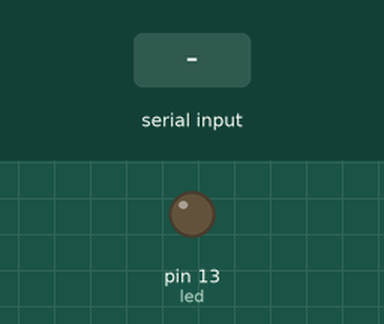
This sketch was run on a simulated Arduino Uno, built with avr-gcc and run on an emulated ATmega328P. Parts: output pins drawn as LEDs (lit = HIGH). Inputs (shaded band) come from the test bench.

Above: at 1.2 s.
1.3 s: byte 30 received over Serial
At 1.7 s:
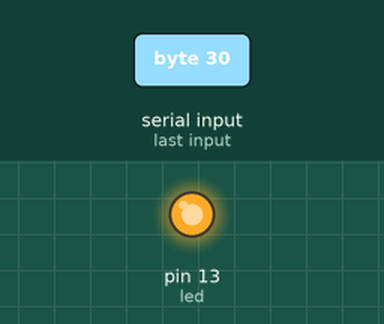
Timing chart, 0 to 4.3 s (numbered marks = the images above; inputs shaded):
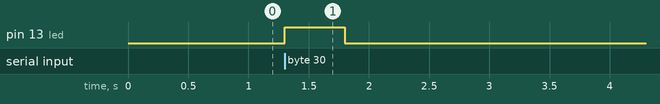

Measured:
- after the input at 1.3 s, pin 13 (led): LOW → HIGH at once, → LOW 0.50 s later

The sketch:

sketch_apr16a.ino
```cpp
//Arduino UNO XBee Test Code
int led = 13;
int temp = 0;

void setup() {
  Serial.begin(9600);
  pinMode(led, OUTPUT);
}

void loop() {
  if (Serial.available() > 0) {
    temp = Serial.read();
    digitalWrite(led, HIGH);
    delay(500);
    digitalWrite(led, LOW);
    delay(50);
  }
}
```
